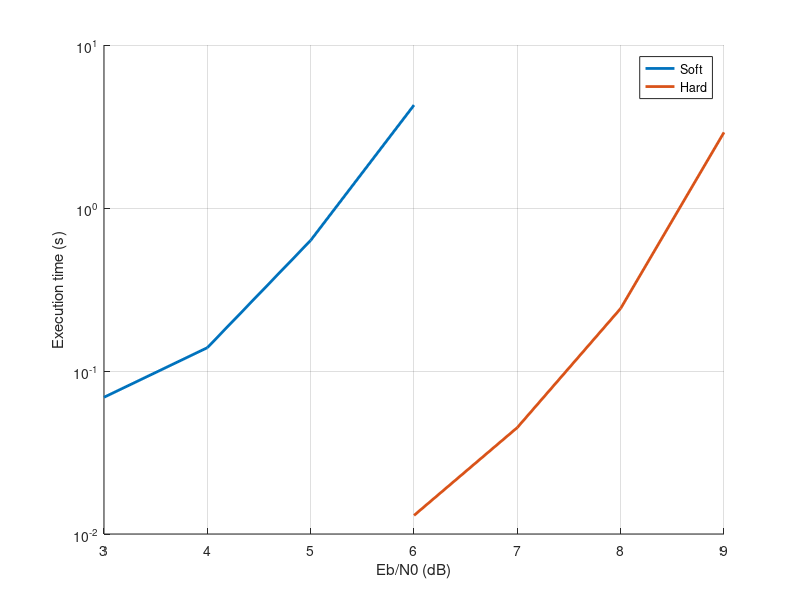

The MATLAB source for this figure:
xs = 3:6;
xh = 6:9;
yh = [.013 .045 .242 2.911 72.782];
ys = [.069 .139 .633 4.278 44.518];
yh = [.013 .045 .242 2.911];
ys = [.069 .139 .633 4.278];

hold on
grid
semilogy(xs, ys, 'LineWidth',2)
semilogy(xh, yh, 'LineWidth',2)
% plot(xs, ys)
% plot(xh, yh)
xlabel('Eb/N0 (dB)')
ylabel('Execution time (s)')
legend('Soft', 'Hard')

% axis([3 10 0 80])